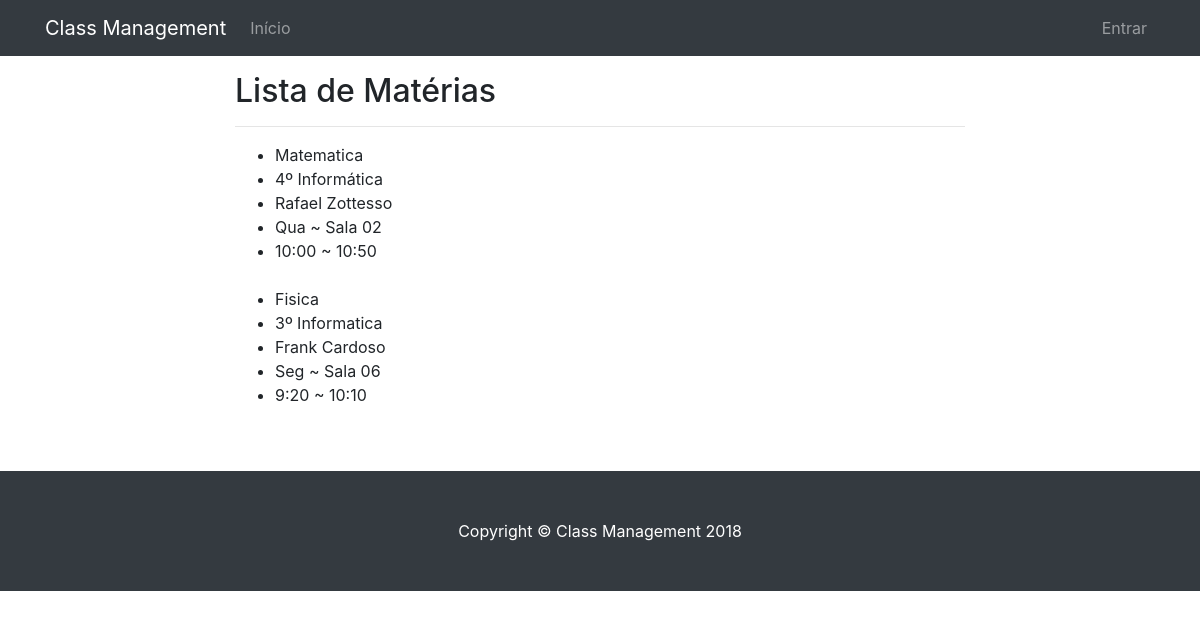
/visualizar/materia/, run on the app's committed database.
### classmanagement/models.py (models this page shows, shortened)
class Materia(models.Model):
    DIA_CHOICES   = (
        ('Seg', 'Segunda'),
        ('Ter', 'Terca'),
        ('Qua', 'Quarta'),
        ('Qui', 'Quinta'),
        ('Sex', 'Sexta'),
        ('Sab', 'Sabado'),
        ('Dom', 'Domingo'),
    )
    nome                    = models.CharField(max_length=120, blank=False, null=False, help_text='Obrigatório.')
    local                   = models.CharField(max_length=120, blank=False, null=False, help_text='Exemplo: "Sala 02"')
    dia                     = models.CharField(max_length=3, blank=False, null=False, choices=DIA_CHOICES, help_text='Dia da Semana')
    horario_inicio          = models.CharField(max_length=5, blank=False, null=False, verbose_name="Horario de inicio", help_text='Exemplo: "20:00"')
    horario_fim             = models.CharField(max_length=5, blank=False, null=False, verbose_name="Horario final", help_text='Exemplo: "20:50"')
    turma                   = models.ForeignKey(Turma, on_delete=models.PROTECT, null=False, blank=False)
    professor               = models.ForeignKey(Professor, on_delete=models.PROTECT, null=False, blank=False)
    class Meta:
        verbose_name = 'Matéria'
        verbose_name_plural = 'Matérias'

class Turma(models.Model):
    nome                    = models.CharField(max_length=120, blank=False, null=False, help_text='Obrigatório.')
    alunos                  = models.ManyToManyField(User, help_text='Obrigatório', related_name='alunos_matriculados')
    data_cadastro           = models.DateField(auto_now_add=True)
    representante           = models.ForeignKey(User, on_delete=models.PROTECT, blank=False, null=False)
    colegio                 = models.ForeignKey(Colegio, on_delete=models.PROTECT, blank=False, null=False, help_text='Obrigatório.')
    def __str__(self):
        return self.nome

class Professor(models.Model):
    nome                    = models.CharField(max_length=120, blank=False, null=False, help_text='Obrigatório.')
    email                   = models.EmailField(max_length=120, blank=False, null=False, help_text='Obrigatório.')
    def __str__(self):
        return self.nome
    class Meta:
        verbose_name_plural = 'Professores'

### classmanagement/views.py (the view)
# urls.py: path('visualizar/materia/', views.MateriaListView.as_view(), name='visualizar_materia'),
class MateriaListView(generic.ListView):
    model = models.Materia
    template_name = 'list/materia_list.html'
    def get_context_data(selfself, **kwargs):
        context = super().get_context_data(**kwargs)
        context['titulo'] = 'Lista de Matérias'
        return context

### classmanagement/templates/list/materia_list.html (shortened to what this page needs)
{% extends "list.html" %}
{% block lista %}
<ul>
{% for materia in object_list %}
    <li>{{ materia.nome }}</li>
    <li>{{ materia.turma }}</li>
    <li>{{ materia.professor }}</li>
    <li>{{ materia.dia }} ~ {{ materia.local }}</li>
    <li>{{ materia.horario_inicio }} ~ {{ materia.horario_fim }}</li>
    <br>
{% empty %}
    <li>Vazio.</li>
{% endfor %}
</ul>
{% endblock %}

### data on the page
Materia: nome "Matematica", turma "4º Informática", professor "Rafael Zottesso", dia "Qua", local "Sala 02", horario_inicio "10:00", horario_fim "10:50"
Materia: nome "Fisica", turma "3º Informatica", professor "Frank Cardoso", dia "Seg", local "Sala 06", horario_inicio "9:20", horario_fim "10:10"

### other printed values
{{ titulo }} "Lista de Matérias"
